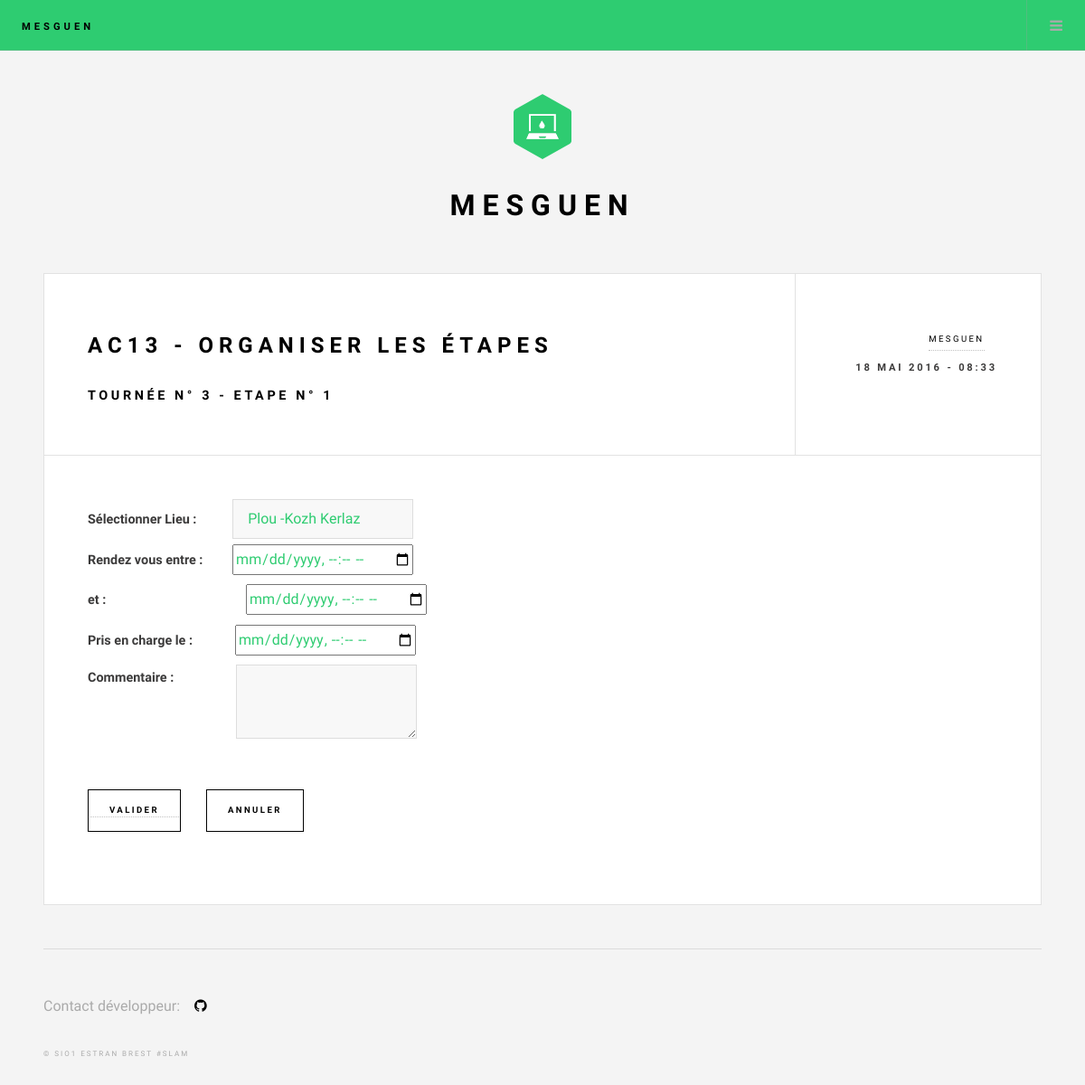
The page /ac13update.php?id=1&TRNNUM=3 on the database as committed earlier.
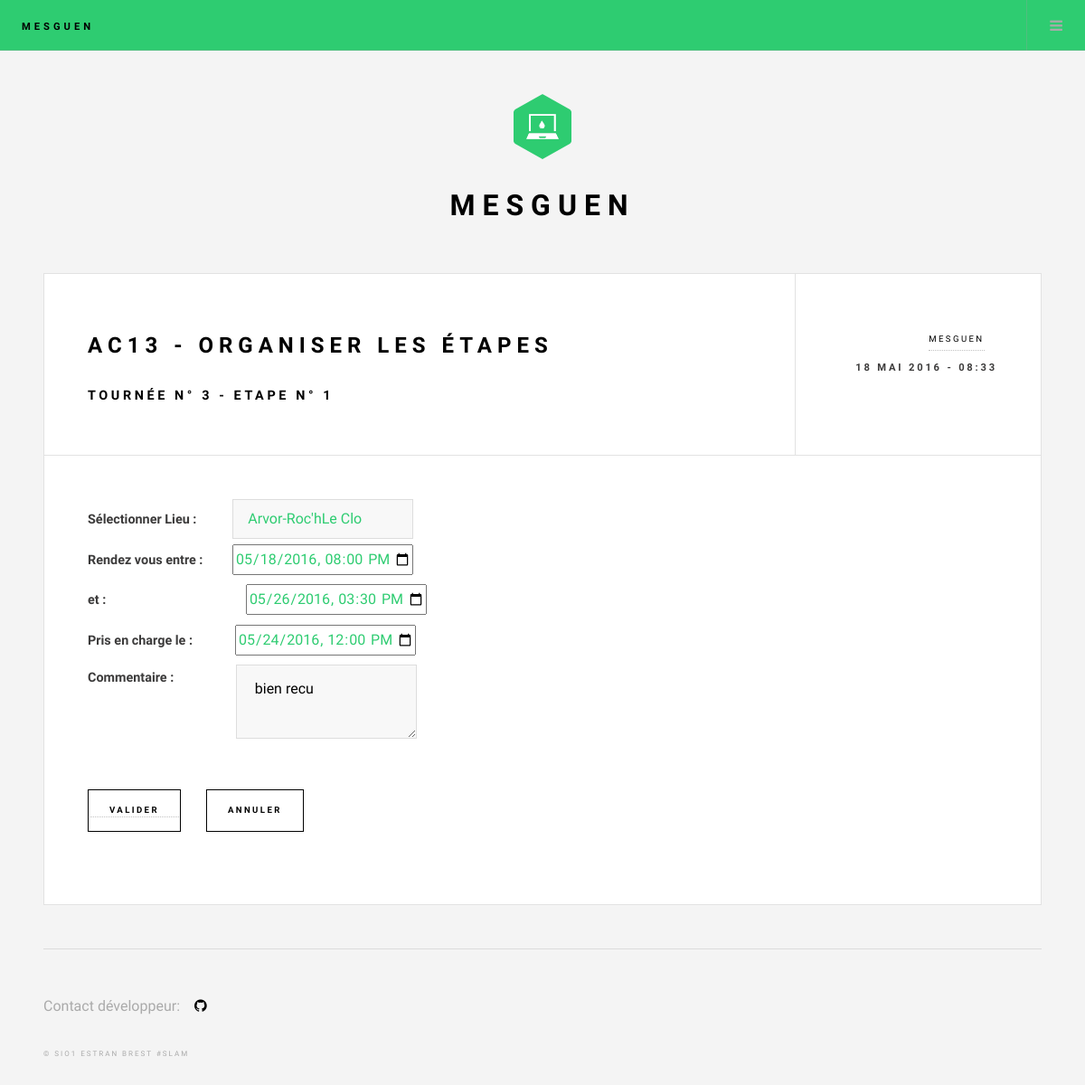
The same page on the database as committed later.
### tables this page shows
CREATE TABLE IF NOT EXISTS `etape` (
  `TRNNUM` int(11) NOT NULL,
  `ETPID` int(11) NOT NULL AUTO_INCREMENT,
  `LIEUID` int(11) NOT NULL,
  `ETPHREMIN` datetime DEFAULT NULL,
  `ETPHREMAX` datetime DEFAULT NULL,
  `ETPHREDEBUT` datetime DEFAULT NULL,
  `ETPHREFIN` datetime DEFAULT NULL,
  `ETPNBPALLIV` smallint(6) DEFAULT NULL,
  `ETPNBPALLIVEUR` smallint(6) DEFAULT NULL,
  `ETPNBPALCHARG` smallint(6) DEFAULT NULL,
  `ETPNBPALCHARGEUR` smallint(6) DEFAULT NULL,
  `ETPNBPALRECU` smallint(6) DEFAULT NULL,
  `ETPETATLIV` char(32) DEFAULT NULL,
  `ETPCOMMENTAIRE` char(32) DEFAULT NULL,
  `ETPVAL` char(32) DEFAULT NULL,
  `ETPKM` char(32) DEFAULT NULL,
  PRIMARY KEY (`TRNNUM`,`ETPID`),
  KEY `I_FK_ETAPE_TOURNEE` (`TRNNUM`),
  KEY `I_FK_ETAPE_LIEU` (`LIEUID`)
);

### AccesDonnees.php (called while the page is built, shortened)
<?php
$modeacces = "mysql";
$logsql = "all";
function executeSQL($sql) {
	global $modeacces, $connexion, $logsql;
	$uneChaine = date("j M Y - G:i:s --> ").$sql."\r\n";
	if ($modeacces=="mysql") {
		$result = mysql_query($sql)
		or die (afficheErreur($sql, mysql_error()));
	}
	return $result;
}
function ecritRequeteSQL($uneChaine) {
	$handle=fopen("requete.sql","a");
}
function tableSQL($sql) {
	global $modeacces, $connexion;
	$result = executeSQL($sql);
	$rows=array();
	if ($modeacces=="mysql") {
		while ($row = mysql_fetch_array($result, MYSQL_BOTH)) {
			array_push($rows,$row);
		}
		return $rows;
	}
}
function champSQL($sql) {
	global $modeacces, $connexion;
	$result = executeSQL($sql);
	if ($modeacces=="mysql") {
		$rows = mysql_fetch_array($result, MYSQL_NUM);
		return $rows[0];
	}
}
?>

### ac13update.php (the view, shortened to what this page needs)
<!DOCTYPE HTML>
<html>
	<head>
		<link rel="stylesheet" href="assets/css/mainVLucas.css" />
	</head>
	<body>
			<div id="wrapper">
					<header id="header">
						<h1><a href="index.php">MESGUEN</a></h1>
						<nav class="main">
							<ul>
								<li class="menu">
									<a class="fa-bars" href="#menu">Menu</a>
								</li>
							</ul>
						</nav>
					</header>
					<div id="main">
					<?php
						$TRNNUM=$_GET['TRNNUM'];
						$ETPID =$_GET['id'];
					?>
							<article class="post">
								<header>
									<div class="title">
										<h2><a href="#">AC13 - Organiser les &eacute;tapes</a></h2>
										<h3>Tourn&eacute;e n° <?php echo $TRNNUM; ?> - Etape n° <?php echo $ETPID; ?></h3>
									</div>
									<div class="meta">
										<p class="author"><span class="name">MESGUEN</span></p>
										<time class="published" datetime="2015-11-01">
											<?php
											include ('date/date_V2.0.php');
											?>
										</time>
									</div>
								</header>
									<p>
									<section>
									<form method="get" action="update/update_ac12update.php" >
										<div class="row uniform">
											<div class="6u 12u$(xsmall)">
												<div class="12u$">
												<label for="lieu">S&eacute;lectionner Lieu : <?php nbspfct(5); ?> </label>
												 <select name="lieu" id="lieu" style="color:#2ecc71" >
													<?php
														$sql = 'SELECT LIEUID, LIEUNOM, VILNOM FROM LIEU, COMMUNE WHERE LIEU.vilId = COMMUNE.VILid ORDER BY LIEUNOM ASC';
														$tableau = tableSQL($sql);
														foreach ($tableau as $ligne) {
																$lieuid=$ligne['0'];
																$lieunom=$ligne['1'];
																$villenom=$ligne['2'];
																if ($lieuid == $ETPID){
																	echo "<option selected='seleted' value= '".$lieuid."'>".$lieunom.$villenom."</option>";
																}
																else
																	echo "<option value= '".$lieuid."'>".$lieunom.$villenom."</option>";
														}
													?>
												</select>
												<br/>
												<?php
												$sql2="select `ETPHREMIN` from `etape` WHERE TRNNUM=".$TRNNUM." AND ETPID=".$ETPID;
												$ETPHREMIN=champSQL($sql2);
												?>
												<label for="calendrierRdvDebut">Rendez vous entre : <?php nbspfct(4); ?> </label>
												<input type="datetime-local" name="hreMin" id="hreMin" value="<?php echo $ETPHREMIN ?>" style="color:#2ecc71"/>
												<br/>
												<?php
												$sql3="select `ETPHREMAX` from `etape` WHERE TRNNUM=".$TRNNUM." AND ETPID=".$ETPID;
												$ETPHREMAX=champSQL($sql3);
												?>
												<label for="calendrierRdvMax">et : <?php nbspfct(21); ?></label>
												<input type="datetime-local" name="hreMax" id="hreMax" value="<?php echo $ETPHREMAX ?>" style="color:#2ecc71"/>
												<br/>
												<?php
												$sql4="select `ETPHREFIN` from `etape` WHERE TRNNUM=".$TRNNUM." AND ETPID=".$ETPID;
												$ETPHREFIN=champSQL($sql4);
												?>
												<label for="calendrierPriseEnCharge">Pris en charge le : <?php nbspfct(6); ?></label>
												<input type="datetime-local" name="etpFin" id="etpFin" value="<?php echo $ETPHREFIN ?>" style="color:#2ecc71"/>
												<br/>
												<?php
												$sql5="select `ETPCOMMENTAIRE` from `etape` WHERE TRNNUM=".$TRNNUM." AND ETPID=".$ETPID;
												$ETPCOMMENTAIRE=champSQL($sql5);
												?>
												<label for="commentaire">Commentaire : <?php nbspfct(9); ?></label>
												<textarea name="commentaire" id="commentaire" ><?php echo $ETPCOMMENTAIRE ?></textarea>
												<br /><br/>
											<div class="12u$">
												<ul class="actions">
													<li><a href="delete_ac12.php?id='.$ETPID.'"><input type="submit" value="Valider" /></a></li>
													<li><input type="reset" value="Annuler" /></li>
												</ul>
											</div>
										</div>
									</form>
								</section>
									</p>
							</article>
					</div>
					<section id="sidebar">
							<section id="intro">
								<a href="index.php" class="logo"><img src="images/Laptop-New-version.png" alt="" /></a>
								<header>
									<h2>MESGUEN</h2>
								</header>
							</section>
							<section class="blurb">
							<section id="footer">
								<ul class="icons">
									Contact d&eacute;veloppeur:
									&nbsp;&nbsp;
									<li><a href="https://github.com/ploufppe/ppe" class="fa-github"><span class="label">GitHub</span></a></li>
								</ul>
								<p class="copyright">&copy; SIO1 Estran Brest #SLAM</p>
							</section>
						</section>
					</section>
			</div>
	</body>
</html>

### date/date_V2.0.php
<?php
$heure = date("H:i");
if (date("m") ==1)
{
	$date= date("d")." Janvier ".date("Y");
}
elseif (date("m") ==2)
{
	$date= date("d")." F&eacute;vrier ".date("Y");
}
elseif (date("m") ==3)
{
	$date= date("d")." Mars ".date("Y");
}
elseif (date("m") ==4)
{
	$date= date("d")." Avril ".date("Y");
}
elseif (date("m") ==5)
{
	$date= date("d")." Mai ".date("Y");
}
elseif (date("m") ==6)
{
	$date= date("d")." Juin ".date("Y");
}
elseif (date("m") ==7)
{
	$date= date("d")." Juillet ".date("Y");
}
elseif (date("m") ==8)
{
	$date= date("d")." Aout ".date("Y");
}
elseif (date("m") ==9)
{
	$date= date("d")." Septembre ".date("Y");
}
elseif (date("m") ==10)
{
	$date= date("d")." Octobre ".date("Y");
}
elseif (date("m") ==11)
{
	$date= date("d")." Novembre ".date("Y");
}
elseif (date("m") ==12)
{
	$date= date("d")." D&eacute;cembre ".date("Y");
}
Print("$date - $heure");
?>

Rows that differ between the two databases and show on the page:
added etape: hreMin "05/18/2016 20:00", hreMax "05/26/2016 15:30", etpFin "05/24/2016 12:00", commentaire "bien recu"
Other text that changed with them:
form field lieu: "Plou -Kozh Kerlaz" → "Arvor-Roc'hLe Clo"
